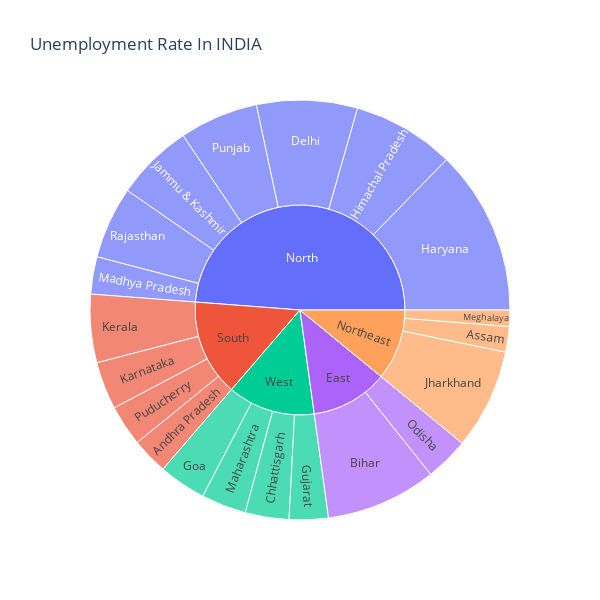

Notebook code for this chart:
### Code cell
Unemployment = df[["Region","Region.1", "Estimated Unemployment Rate (%)"]]
figure = px.sunburst(Unemployment, path=["Region.1","Region"],
                     values = "Estimated Unemployment Rate (%)",
                     width=600,height=600, 
                     title="Unemployment Rate In INDIA")

                     
figure.show()

### Figure 1 — Plotly figure (JSON) as saved in the notebook; plotly's stock layout.template omitted (floating-point values rounded to 4 significant figures)
{"data": [{"branchvalues": "total", "domain": {"x": [0, 1], "y": [0, 1]}, "hovertemplate": "labels=%{label}<br>Estimated Unemployment Rate (%)=%{value}<br>parent=%{parent}<br>id=%{id}<extra></extra>", "ids": ["South/Andhra Pradesh", "Northeast/Assam", "East/Bihar", "West/Chhattisgarh", "North/Delhi", "West/Goa", "West/Gujarat", "North/Haryana", "North/Himachal Pradesh", "North/Jammu & Kashmir", "Northeast/Jharkhand", "South/Karnataka", "South/Kerala", "North/Madhya Pradesh", "West/Maharashtra", "Northeast/Meghalaya", "East/Odisha", "South/Puducherry", "North/Punjab", "North/Rajasthan", "East", "North", "Northeast", "South", "West"], "labels": ["Andhra Pradesh", "Assam", "Bihar", "Chhattisgarh", "Delhi", "Goa", "Gujarat", "Haryana", "Himachal Pradesh", "Jammu & Kashmir", "Jharkhand", "Karnataka", "Kerala", "Madhya Pradesh", "Maharashtra", "Meghalaya", "Odisha", "Puducherry", "Punjab", "Rajasthan", "East", "North", "Northeast", "South", "West"], "name": "", "parents": ["South", "Northeast", "East", "West", "North", "West", "West", "North", "North", "North", "Northeast", "South", "South", "North", "West", "Northeast", "East", "South", "North", "North", "", "", "", "", ""], "type": "sunburst", "values": [77.37, 53.89, 234.8, 92.8, 213.6, 100.7, 82.84, 350.2, 217.1, 164.5, 213.1, 101.1, 144.8, 79.15, 95.34, 34.65, 92.58, 87.16, 166.9, 153.0, 327.4, 1344.0, 301.6, 410.4, 371.7]}], "layout": {"height": 600, "legend": {"tracegroupgap": 0}, "title": {"text": "Unemployment Rate In INDIA"}, "width": 600}}
